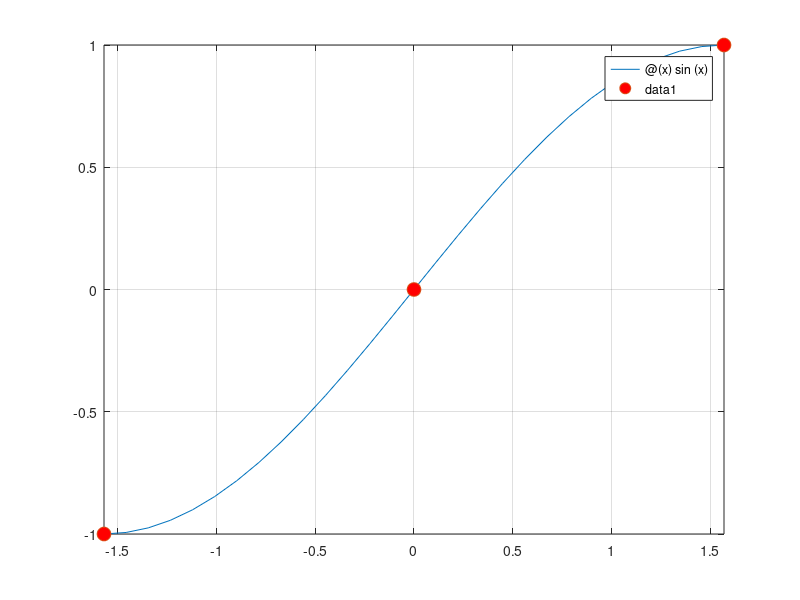

Reproduce this figure in MATLAB. (Note: this script raises an error after producing the figure.)
%% EXC2
%%
figure(1);
f=@(x)sin(x);
n=2;
X=linspace(-pi/2,pi/2,n+1);
Y=f(X);
fplot(f,[-pi/2,pi/2]);
hold on;
grid on;
plot(X,Y,'o','MarkerFaceColor','r','Markersize',10);
xgr=linspace(-pi/2,pi/2,100);
for i=1:length(xgr)
    [S(i)]=SplineL(X,Y,xgr(i));
end
plot(xgr,S,'o','MarkerFaceColor','b','Markersize',10);
%%
figure(2);
f=@(x)sin(x);
n=4;
X=linspace(-pi/2,pi/2,n+1);
Y=f(X);
fplot(f,[-pi/2,pi/2]);
hold on;
grid on;
plot(X,Y,'o','MarkerFaceColor','r','Markersize',10);
xgr=linspace(-pi/2,pi/2,100);
for i=1:length(xgr)
    [S(i)]=SplineL(X,Y,xgr(i));
end
plot(xgr,S,'o','MarkerFaceColor','b','Markersize',10);
%%
figure(3);
f=@(x)sin(x);
n=10;
X=linspace(-pi/2,pi/2,n+1);
Y=f(X);
fplot(f,[-pi/2,pi/2]);
hold on;
grid on;
plot(X,Y,'o','MarkerFaceColor','r','Markersize',10);
xgr=linspace(-pi/2,pi/2,100);
for i=1:length(xgr)
    [S(i)]=SplineL(X,Y,xgr(i));
end
plot(xgr,S,'o','MarkerFaceColor','b','Markersize',10);
%%
f=@(x)sin(x);
n=10;
X=linspace(-pi/2,pi/2,n+1);
Y=f(X);
xgr=linspace(-pi/2,pi/2,100);
[y]=SplineLv(X,Y,xgr)